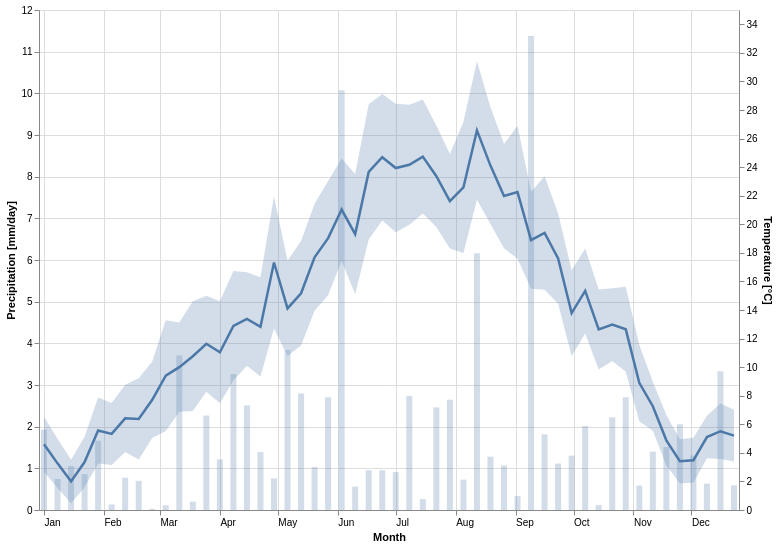

The cell this chart's notebook holds for it:
### Code cell
# Filter to Vienna only
vienna = weekly[weekly["location"] == "Vienna"]

temps = alt.layer(
    alt.Chart().mark_area(opacity=0.25).encode(y="temp_min:Q", y2="temp_max:Q"),
    alt.Chart().mark_line(strokeWidth=2.5).encode(y="temp_avg:Q"),
    data=vienna
).encode(
    x=alt.X(
        "week_date:T",
        title="Month",
        axis=alt.Axis(format="%b", tickCount="month", labelAlign="left"),
    ),
    y=alt.Y(title="Temperature [°C]"),
    color=alt.Color("location:N", legend=None),
).properties(
    width=700, height=500
)

rains = (
    alt.Chart(vienna).mark_bar(opacity=0.25, size=6, color="#4c78a8")
    .encode(
        x=alt.X(
                "week_date:T",
                title="Month",
                axis=alt.Axis(format="%b", tickCount="month", labelAlign="left"),
        ),
        y=alt.Y( "precipitation:Q", title="Precipitation [mm/day]")
        
    )
)

(rains + temps).resolve_scale(y="independent")

### Figure 1 — Vega-Lite specification as saved in the notebook (floating-point values rounded to 4 significant figures)
{"config": {"view": {"continuousWidth": 300, "continuousHeight": 300}}, "layer": [{"mark": {"type": "bar", "color": "#4c78a8", "opacity": 0.25, "size": 6}, "encoding": {"x": {"axis": {"format": "%b", "labelAlign": "left", "tickCount": "month"}, "field": "week_date", "title": "Month", "type": "temporal"}, "y": {"field": "precipitation", "title": "Precipitation [mm/day]", "type": "quantitative"}}}, {"layer": [{"mark": {"type": "area", "opacity": 0.25}, "encoding": {"y": {"field": "temp_min", "type": "quantitative"}, "y2": {"field": "temp_max"}}}, {"mark": {"type": "line", "strokeWidth": 2.5}, "encoding": {"y": {"field": "temp_avg", "type": "quantitative"}}}], "encoding": {"color": {"field": "location", "legend": null, "type": "nominal"}, "x": {"axis": {"format": "%b", "labelAlign": "left", "tickCount": "month"}, "field": "week_date", "title": "Month", "type": "temporal"}, "y": {"title": "Temperature [°C]"}}}], "data": {"name": "data-33b0ca9349dbe65eff4279fb840d693b"}, "height": 500, "resolve": {"scale": {"y": "independent"}}, "width": 700, "$schema": "https://vega.github.io/schema/vega-lite/v6.1.0.json", "datasets": {"data-33b0ca9349dbe65eff4279fb840d693b": [{"location": "Vienna", "week": 1, "temp_min": 2.671, "temp_max": 6.533, "temp_avg": 4.602, "precipitation": 1.929, "week_date": "2012-01-01T00:00:00"}, {"location": "Vienna", "week": 2, "temp_min": 1.533, "temp_max": 4.995, "temp_avg": 3.264, "precipitation": 0.7429, "week_date": "2012-01-08T00:00:00"}, {"location": "Vienna", "week": 3, "temp_min": 0.4762, "temp_max": 3.519, "temp_avg": 1.998, "precipitation": 1.057, "week_date": "2012-01-15T00:00:00"}, {"location": "Vienna", "week": 4, "temp_min": 1.59, "temp_max": 5.124, "temp_avg": 3.357, "precipitation": 0.8619, "week_date": "2012-01-22T00:00:00"}, {"location": "Vienna", "week": 5, "temp_min": 3.262, "temp_max": 7.871, "temp_avg": 5.567, "precipitation": 1.662, "week_date": "2012-01-29T00:00:00"}, {"location": "Vienna", "week": 6, "temp_min": 3.157, "temp_max": 7.495, "temp_avg": 5.326, "precipitation": 0.1333, "week_date": "2012-02-05T00:00:00"}, {"location": "Vienna", "week": 7, "temp_min": 4.052, "temp_max": 8.776, "temp_avg": 6.414, "precipitation": 0.7762, "week_date": "2012-02-12T00:00:00"}, {"location": "Vienna", "week": 8, "temp_min": 3.538, "temp_max": 9.214, "temp_avg": 6.376, "precipitation": 0.7, "week_date": "2012-02-19T00:00:00"}, {"location": "Vienna", "week": 9, "temp_min": 5.043, "temp_max": 10.39, "temp_avg": 7.717, "precipitation": 0.02857, "week_date": "2012-02-26T00:00:00"}, {"location": "Vienna", "week": 10, "temp_min": 5.533, "temp_max": 13.29, "temp_avg": 9.41, "precipitation": 0.1143, "week_date": "2012-03-04T00:00:00"}, {"location": "Vienna", "week": 11, "temp_min": 6.871, "temp_max": 13.13, "temp_avg": 10.0, "precipitation": 3.71, "week_date": "2012-03-11T00:00:00"}, {"location": "Vienna", "week": 12, "temp_min": 6.924, "temp_max": 14.6, "temp_avg": 10.76, "precipitation": 0.2, "week_date": "2012-03-18T00:00:00"}, {"location": "Vienna", "week": 13, "temp_min": 8.281, "temp_max": 14.99, "temp_avg": 11.64, "precipitation": 2.267, "week_date": "2012-03-25T00:00:00"}, {"location": "Vienna", "week": 14, "temp_min": 7.467, "temp_max": 14.62, "temp_avg": 11.04, "precipitation": 1.214, "week_date": "2012-04-01T00:00:00"}, {"location": "Vienna", "week": 15, "temp_min": 9.062, "temp_max": 16.72, "temp_avg": 12.89, "precipitation": 3.267, "week_date": "2012-04-08T00:00:00"}, {"location": "Vienna", "week": 16, "temp_min": 10.1, "temp_max": 16.65, "temp_avg": 13.37, "precipitation": 2.51, "week_date": "2012-04-15T00:00:00"}, {"location": "Vienna", "week": 17, "temp_min": 9.343, "temp_max": 16.3, "temp_avg": 12.82, "precipitation": 1.39, "week_date": "2012-04-22T00:00:00"}, {"location": "Vienna", "week": 18, "temp_min": 12.7, "temp_max": 21.94, "temp_avg": 17.32, "precipitation": 0.7571, "week_date": "2012-04-29T00:00:00"}, {"location": "Vienna", "week": 19, "temp_min": 10.78, "temp_max": 17.44, "temp_avg": 14.11, "precipitation": 3.838, "week_date": "2012-05-06T00:00:00"}, {"location": "Vienna", "week": 20, "temp_min": 11.51, "temp_max": 18.84, "temp_avg": 15.17, "precipitation": 2.795, "week_date": "2012-05-13T00:00:00"}, {"location": "Vienna", "week": 21, "temp_min": 13.94, "temp_max": 21.43, "temp_avg": 17.69, "precipitation": 1.033, "week_date": "2012-05-20T00:00:00"}, {"location": "Vienna", "week": 22, "temp_min": 15.04, "temp_max": 23.02, "temp_avg": 19.03, "precipitation": 2.705, "week_date": "2012-05-27T00:00:00"}, {"location": "Vienna", "week": 23, "temp_min": 17.45, "temp_max": 24.61, "temp_avg": 21.03, "precipitation": 10.07, "week_date": "2012-06-03T00:00:00"}, {"location": "Vienna", "week": 24, "temp_min": 15.1, "temp_max": 23.52, "temp_avg": 19.31, "precipitation": 0.5619, "week_date": "2012-06-10T00:00:00"}, {"location": "Vienna", "week": 25, "temp_min": 18.93, "temp_max": 28.4, "temp_avg": 23.67, "precipitation": 0.9524, "week_date": "2012-06-17T00:00:00"}, {"location": "Vienna", "week": 26, "temp_min": 20.27, "temp_max": 29.11, "temp_avg": 24.69, "precipitation": 0.9524, "week_date": "2012-06-24T00:00:00"}, {"location": "Vienna", "week": 27, "temp_min": 19.44, "temp_max": 28.43, "temp_avg": 23.94, "precipitation": 0.9095, "week_date": "2012-07-01T00:00:00"}, {"location": "Vienna", "week": 28, "temp_min": 19.97, "temp_max": 28.36, "temp_avg": 24.17, "precipitation": 2.738, "week_date": "2012-07-08T00:00:00"}, {"location": "Vienna", "week": 29, "temp_min": 20.75, "temp_max": 28.73, "temp_avg": 24.74, "precipitation": 0.2619, "week_date": "2012-07-15T00:00:00"}, {"location": "Vienna", "week": 30, "temp_min": 19.81, "temp_max": 26.91, "temp_avg": 23.36, "precipitation": 2.462, "week_date": "2012-07-22T00:00:00"}, {"location": "Vienna", "week": 31, "temp_min": 18.31, "temp_max": 24.93, "temp_avg": 21.62, "precipitation": 2.648, "week_date": "2012-07-29T00:00:00"}, {"location": "Vienna", "week": 32, "temp_min": 18.0, "temp_max": 27.17, "temp_avg": 22.58, "precipitation": 0.7286, "week_date": "2012-08-05T00:00:00"}, {"location": "Vienna", "week": 33, "temp_min": 21.72, "temp_max": 31.42, "temp_avg": 26.57, "precipitation": 6.162, "week_date": "2012-08-12T00:00:00"}, {"location": "Vienna", "week": 34, "temp_min": 20.02, "temp_max": 28.2, "temp_avg": 24.11, "precipitation": 1.281, "week_date": "2012-08-19T00:00:00"}, {"location": "Vienna", "week": 35, "temp_min": 18.32, "temp_max": 25.63, "temp_avg": 21.98, "precipitation": 1.067, "week_date": "2012-08-26T00:00:00"}, {"location": "Vienna", "week": 36, "temp_min": 17.6, "temp_max": 26.9, "temp_avg": 22.25, "precipitation": 0.3333, "week_date": "2012-09-02T00:00:00"}, {"location": "Vienna", "week": 37, "temp_min": 15.5, "temp_max": 22.29, "temp_avg": 18.89, "precipitation": 11.38, "week_date": "2012-09-09T00:00:00"}, {"location": "Vienna", "week": 38, "temp_min": 15.41, "temp_max": 23.37, "temp_avg": 19.39, "precipitation": 1.814, "week_date": "2012-09-16T00:00:00"}, {"location": "Vienna", "week": 39, "temp_min": 14.44, "temp_max": 20.78, "temp_avg": 17.61, "precipitation": 1.114, "week_date": "2012-09-23T00:00:00"}, {"location": "Vienna", "week": 40, "temp_min": 10.79, "temp_max": 16.78, "temp_avg": 13.78, "precipitation": 1.305, "week_date": "2012-09-30T00:00:00"}, {"location": "Vienna", "week": 41, "temp_min": 12.36, "temp_max": 18.31, "temp_avg": 15.33, "precipitation": 2.014, "week_date": "2012-10-07T00:00:00"}, {"location": "Vienna", "week": 42, "temp_min": 9.838, "temp_max": 15.43, "temp_avg": 12.64, "precipitation": 0.119, "week_date": "2012-10-14T00:00:00"}, {"location": "Vienna", "week": 43, "temp_min": 10.43, "temp_max": 15.52, "temp_avg": 12.98, "precipitation": 2.224, "week_date": "2012-10-21T00:00:00"}, {"location": "Vienna", "week": 44, "temp_min": 9.676, "temp_max": 15.62, "temp_avg": 12.65, "precipitation": 2.705, "week_date": "2012-10-28T00:00:00"}, {"location": "Vienna", "week": 45, "temp_min": 6.219, "temp_max": 11.58, "temp_avg": 8.898, "precipitation": 0.5857, "week_date": "2012-11-04T00:00:00"}, {"location": "Vienna", "week": 46, "temp_min": 5.548, "temp_max": 8.981, "temp_avg": 7.264, "precipitation": 1.4, "week_date": "2012-11-11T00:00:00"}, {"location": "Vienna", "week": 47, "temp_min": 3.114, "temp_max": 6.643, "temp_avg": 4.879, "precipitation": 1.514, "week_date": "2012-11-18T00:00:00"}, {"location": "Vienna", "week": 48, "temp_min": 1.867, "temp_max": 4.957, "temp_avg": 3.412, "precipitation": 2.057, "week_date": "2012-11-25T00:00:00"}, {"location": "Vienna", "week": 49, "temp_min": 1.905, "temp_max": 5.052, "temp_avg": 3.479, "precipitation": 1.305, "week_date": "2012-12-02T00:00:00"}, {"location": "Vienna", "week": 50, "temp_min": 3.619, "temp_max": 6.59, "temp_avg": 5.105, "precipitation": 0.6333, "week_date": "2012-12-09T00:00:00"}, {"location": "Vienna", "week": 51, "temp_min": 3.576, "temp_max": 7.452, "temp_avg": 5.514, "precipitation": 3.329, "week_date": "2012-12-16T00:00:00"}, {"location": "Vienna", "week": 52, "temp_min": 3.4, "temp_max": 7.009, "temp_avg": 5.205, "precipitation": 0.5909, "week_date": "2012-12-23T00:00:00"}]}}
